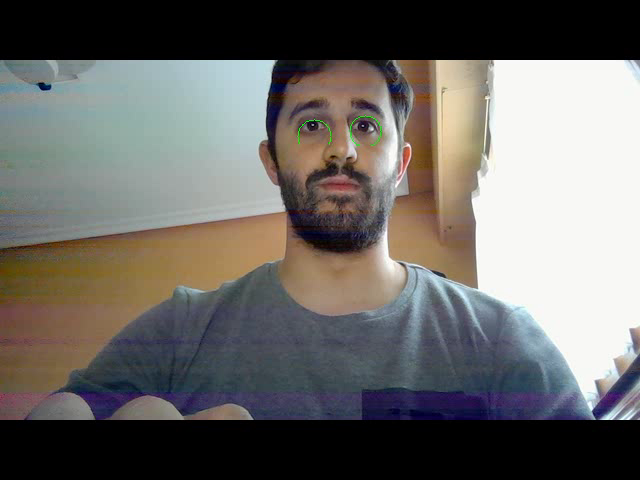
#> input picture frame 36 of Desafio11/desafio11_erode.avi, 640 x 480 px, given in place of the camera
$ jupyter execute 'tutorial-02 started with videos.ipynb'
#> lines starting #> are read from the running program, lines starting #| are printed output that depends on the picture; pictures that were not available may be replaced by others from this repository, and a replacement may not be noted
[cell 1]
# Getting Started with Videos
# https://opencv-python-tutroals.readthedocs.io/en/latest/py_tutorials/py_gui/py_video_display/py_video_display.html

[cell 2]
import numpy as np
import cv2

[cell 3]
# inicia captura de video
cap = cv2.VideoCapture(0)

while(True):
    # Capture frame-by-frame
    ret, frame = cap.read()
#> frame is the input picture: shape (480, 640, 3); mean B, G, R 102, 105, 107.3

    # Our operations on the frame come here
    gray = cv2.cvtColor(frame, cv2.COLOR_BGR2GRAY)
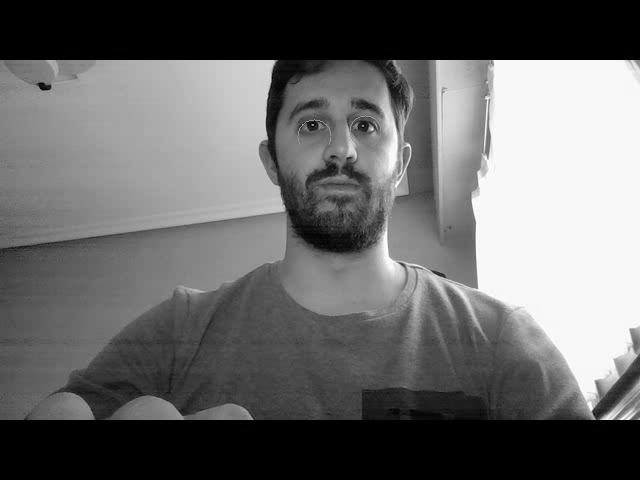
#> gray: shape (480, 640); min 0, max 255, mean 105.4

    # Display the resulting frame
    cv2.imshow('frame',gray)
    if cv2.waitKey(1) & 0xFF == ord('q'):
#> (key q is pressed here)
        break

# When everything done, release the capture
cap.release()
cv2.destroyAllWindows()

[cell 4]
cd ../data

[cell 5]
# read and display video until presing "q"
cap = cv2.VideoCapture('vtest.avi')

while(cap.isOpened()):
    ret, frame = cap.read()

    gray = cv2.cvtColor(frame, cv2.COLOR_BGR2GRAY)

    cv2.imshow('frame',gray)
    if cv2.waitKey(1) & 0xFF == ord('q'):
#> (key q is pressed here)
        break

cap.release()
cv2.destroyAllWindows()

[cell 6]
# guardar el video grabadjo de la camara
cap = cv2.VideoCapture(0)

# Define the codec and create VideoWriter object
fourcc = cv2.VideoWriter_fourcc(*'XVID')
out = cv2.VideoWriter('output.avi',fourcc, 20.0, (640,480))

while(cap.isOpened()):
    ret, frame = cap.read()
    if ret==True:
        frame = cv2.flip(frame,0)
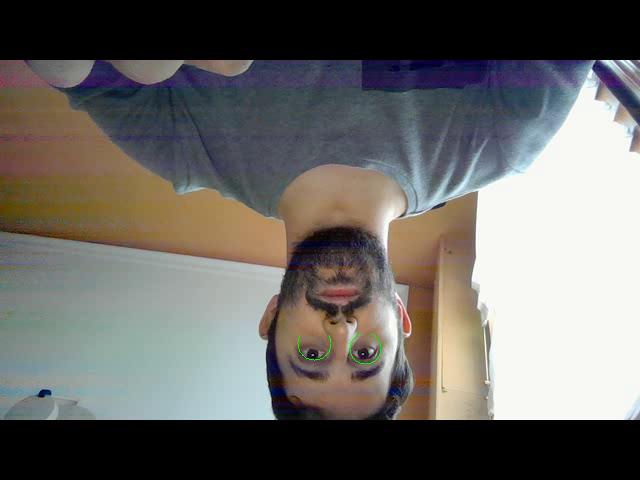
#> frame: shape (480, 640, 3); mean B, G, R 102, 105, 107.3

        # write the flipped frame
        out.write(frame)

        cv2.imshow('frame',frame)
        if cv2.waitKey(1) & 0xFF == ord('q'):
#> (key q is pressed here)
            break
    else:
        break

# Release everything if job is finished
cap.release()
out.release()
cv2.destroyAllWindows()

$ run again, starting later in the video
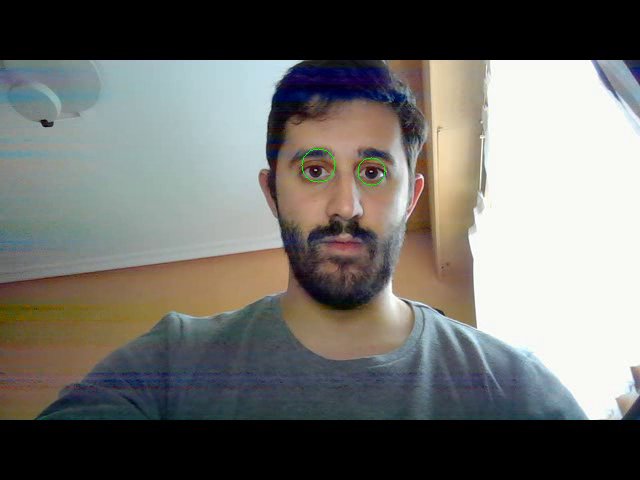
#> input picture frame 162 of Desafio11/desafio11_erode.avi, 640 x 480 px, given in place of the camera
#> frame is the input picture: shape (480, 640, 3); mean B, G, R 107.9, 111.5, 111.9
#> `gray = cv2.cvtColor(frame, cv2.COLOR_BGR2GRAY)`:
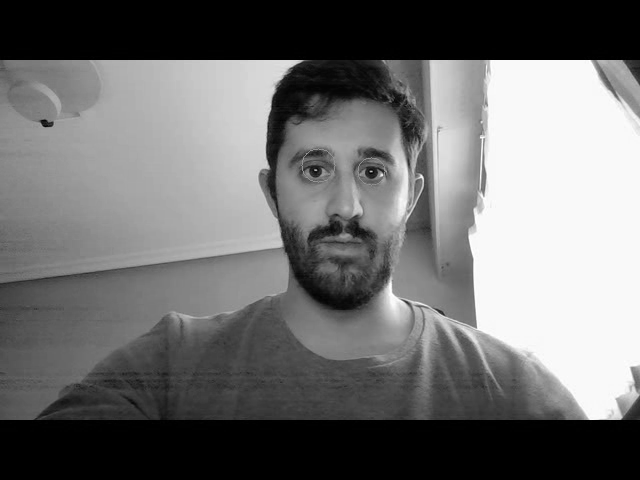
#> gray: shape (480, 640); min 0, max 255, mean 111.3
#> `frame = cv2.flip(frame,0)`:
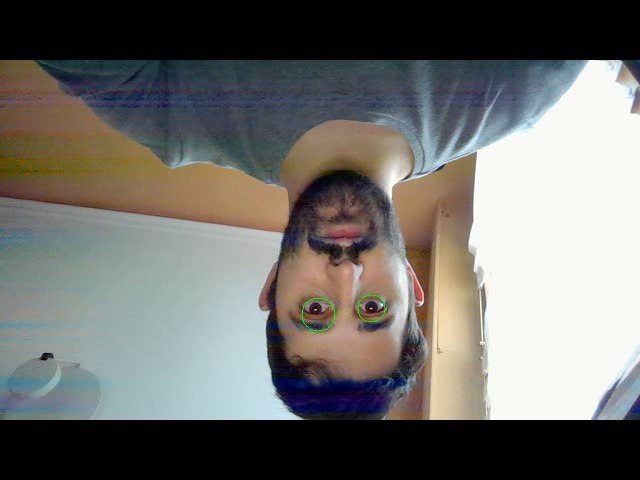
#> frame: shape (480, 640, 3); mean B, G, R 107.9, 111.5, 111.9

$ run again, starting later in the video
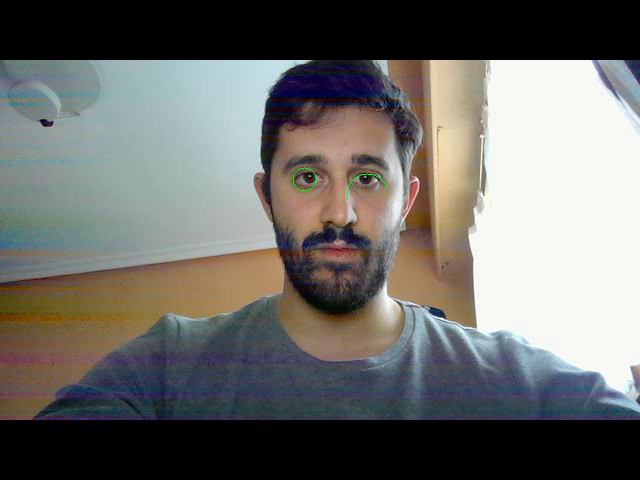
#> input picture frame 289 of Desafio11/desafio11_erode.avi, 640 x 480 px, given in place of the camera
#> frame is the input picture: shape (480, 640, 3); mean B, G, R 105.3, 108.4, 109
#> `gray = cv2.cvtColor(frame, cv2.COLOR_BGR2GRAY)`:
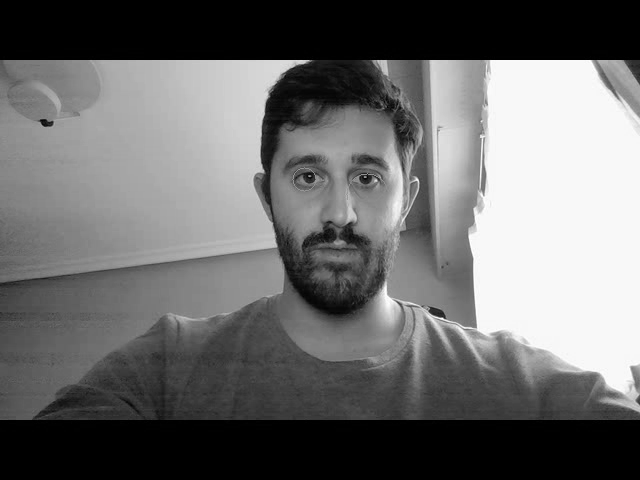
#> gray: shape (480, 640); min 0, max 255, mean 108.2
#> `frame = cv2.flip(frame,0)`:
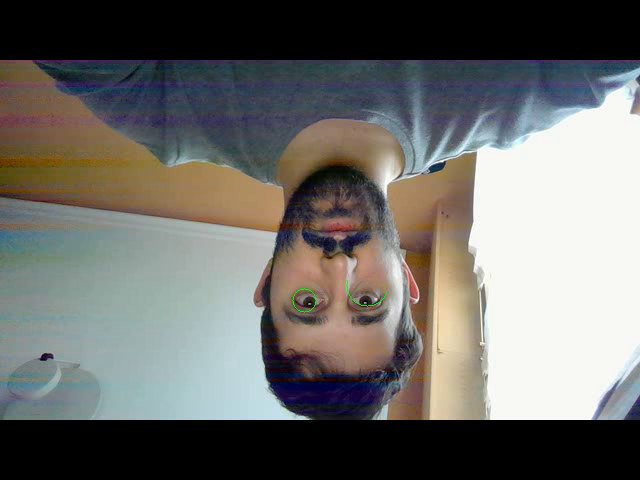
#> frame: shape (480, 640, 3); mean B, G, R 105.3, 108.4, 109
